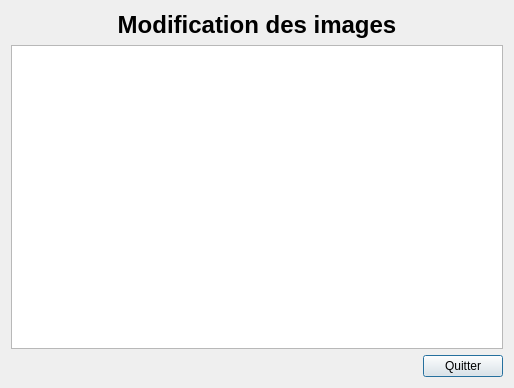
<?xml version="1.0" encoding="UTF-8"?>
<ui version="4.0">
 <class>ModifierDiaporama</class>
 <widget class="QDialog" name="ModifierDiaporama">
  <property name="geometry">
   <rect>
    <x>0</x>
    <y>0</y>
    <width>514</width>
    <height>388</height>
   </rect>
  </property>
  <property name="windowTitle">
   <string>Dialog</string>
  </property>
  <layout class="QVBoxLayout" name="verticalLayout">
   <item>
    <widget class="QLabel" name="label">
     <property name="font">
      <font>
       <pointsize>18</pointsize>
       <bold>true</bold>
       <kerning>true</kerning>
      </font>
     </property>
     <property name="text">
      <string>Modification des images</string>
     </property>
     <property name="alignment">
      <set>Qt::AlignCenter</set>
     </property>
    </widget>
   </item>
   <item>
    <widget class="QTableWidget" name="tableWidget"/>
   </item>
   <item>
    <layout class="QHBoxLayout" name="horizontalLayout">
     <item>
      <spacer name="horizontalSpacer">
       <property name="orientation">
        <enum>Qt::Horizontal</enum>
       </property>
       <property name="sizeHint" stdset="0">
        <size>
         <width>40</width>
         <height>20</height>
        </size>
       </property>
      </spacer>
     </item>
     <item>
      <widget class="QPushButton" name="bQuitter">
       <property name="text">
        <string>Quitter</string>
       </property>
      </widget>
     </item>
    </layout>
   </item>
  </layout>
 </widget>
 <resources/>
 <connections/>
</ui>
